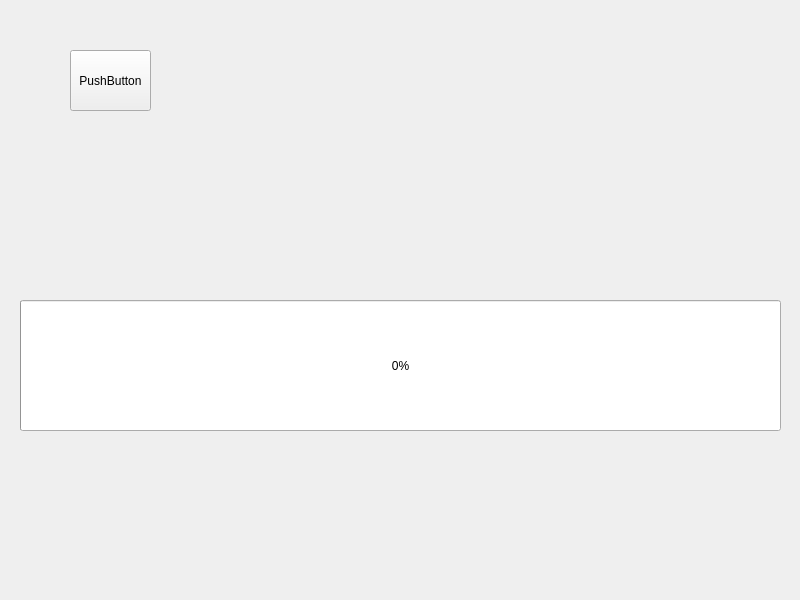
<?xml version="1.0" encoding="UTF-8"?>
<ui version="4.0">
 <class>Widget</class>
 <widget class="QWidget" name="Widget">
  <property name="geometry">
   <rect>
    <x>0</x>
    <y>0</y>
    <width>800</width>
    <height>600</height>
   </rect>
  </property>
  <property name="windowTitle">
   <string>Widget</string>
  </property>
  <widget class="QPushButton" name="pushButton">
   <property name="geometry">
    <rect>
     <x>70</x>
     <y>50</y>
     <width>81</width>
     <height>61</height>
    </rect>
   </property>
   <property name="text">
    <string>PushButton</string>
   </property>
  </widget>
  <widget class="QProgressBar" name="progressBar">
   <property name="geometry">
    <rect>
     <x>20</x>
     <y>300</y>
     <width>761</width>
     <height>131</height>
    </rect>
   </property>
   <property name="value">
    <number>0</number>
   </property>
  </widget>
 </widget>
 <layoutdefault spacing="6" margin="11"/>
 <resources/>
 <connections/>
</ui>
